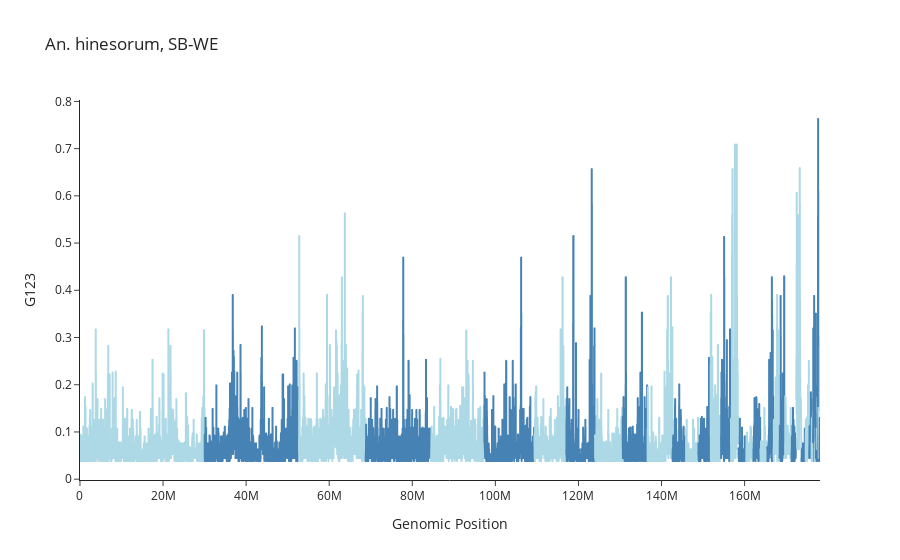

Source (notebook cell):
### Code cell
plot_g123(query = 'species_pca == "hinesorum" & admin1_iso == "SB-WE"',
         winsize=3000,
         title = 'An. hinesorum, SB-WE')
